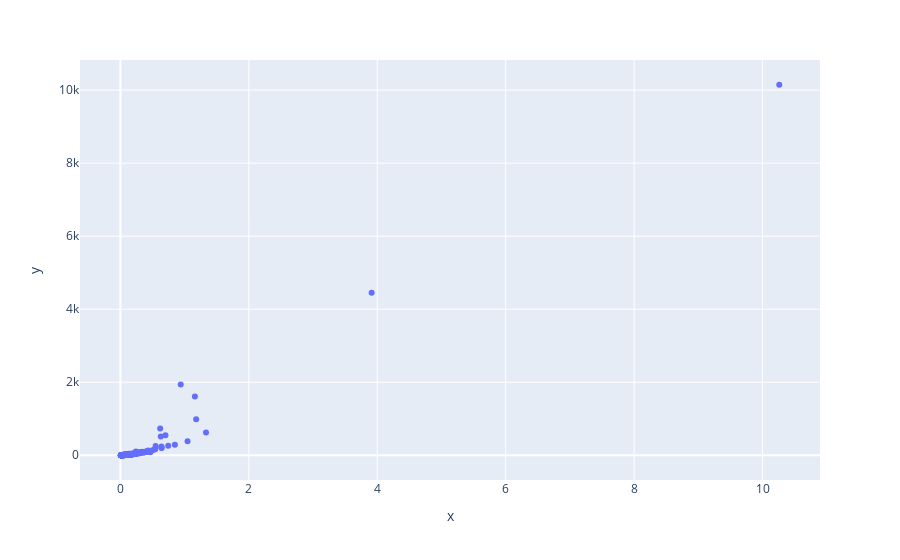

Source (notebook cell):
### Markdown cell above
## Showing Orbital Periods and Orbital Radiuses

### Code cell
temp_suitable_planets = list(suitable_planets) 
for data in temp_suitable_planets: 
    if data[8].lower() == "unknown":
        suitable_planets.remove(data)

for data in suitable_planets: 
    if data[9].split(" ")[1].lower() == "days": 
        data[9] = float(data[9].split(" ")[0]) #Days 
    else: 
        data[9] = float(data[9].split(" ")[0])*365 #Years 
    data[8] = float(data[8].split(" ")[0]) 

orbital_radiuses = [] 
orbital_periods = [] 
for data in suitable_planets: 
    orbital_radiuses.append(data[8]) 
    orbital_periods.append(data[9])

fig = px.scatter(x=orbital_radiuses, y=orbital_periods)
fig.show()

### Figure 1 — Plotly figure (JSON) as saved in the notebook; plotly's stock layout.template omitted (floating-point values rounded to 4 significant figures; data arrays with more than 128 entries replaced by an {"elided": "..."} marker saying what was removed)
{"data": [{"hovertemplate": "x=%{x}<br>y=%{y}<extra></extra>", "legendgroup": "", "marker": {"color": "#636efa", "symbol": "circle"}, "mode": "markers", "name": "", "orientation": "v", "showlegend": false, "type": "scatter", "x": {"elided": "696 float values"}, "xaxis": "x", "y": {"elided": "696 float values"}, "yaxis": "y"}], "layout": {"legend": {"tracegroupgap": 0}, "margin": {"t": 60}, "xaxis": {"anchor": "y", "domain": [0, 1], "title": {"text": "x"}}, "yaxis": {"anchor": "x", "domain": [0, 1], "title": {"text": "y"}}}}
